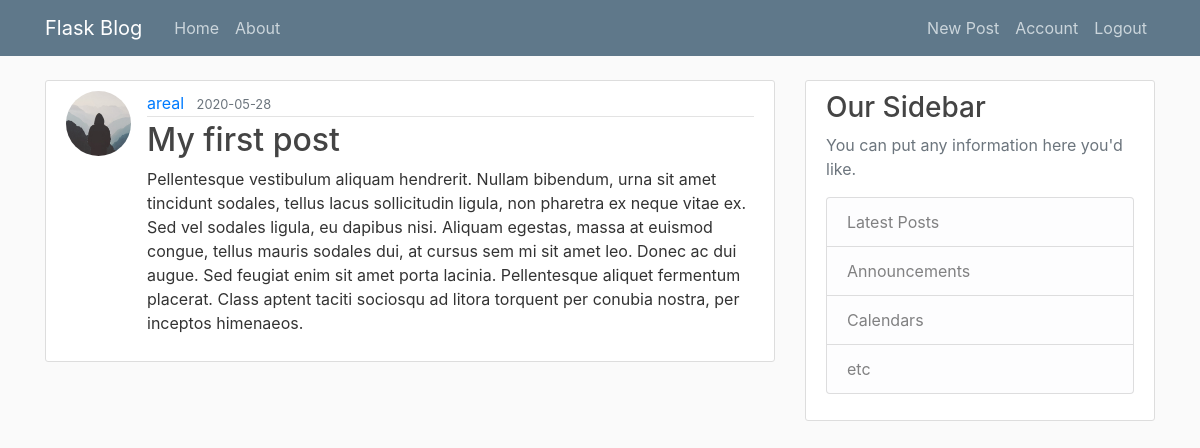
Screenshot of /post/1 (signed in) with the database file from the repository.
### flaskblog/models.py (models this page shows, shortened)
class User(db.Model, UserMixin):
    id = db.Column(db.Integer, primary_key=True)
    username = db.Column(db.String(20), unique=True, nullable=False)
    email = db.Column(db.String(120), unique=True, nullable=False)
    image_file = db.Column(db.String(20), nullable=False, default='default.jpg')
    password = db.Column(db.String(60), nullable=False)
    posts = db.relationship('Post', backref='author', lazy=True)

class Post(db.Model):
    id = db.Column(db.Integer, primary_key=True)
    title = db.Column(db.String(100), nullable=False)
    date_posted = db.Column(db.DateTime, nullable=False, default=datetime.utcnow)
    content = db.Column(db.Text, nullable=False)
    user_id = db.Column(db.Integer, db.ForeignKey('user.id'), nullable=False)

### flaskblog/routes.py (the view)
@app.route('/post/<int:post_id>')
@login_required
def post(post_id):
    post = Post.query.get_or_404(post_id)
    return render_template('post.html', title=post.title, post=post)

### flaskblog/models.py (called while the page is built)
@login_manager.user_loader
def load_user(user_id):
    return User.query.get(int(user_id))

### flaskblog/templates/post.html (shortened to what this page needs)
{% extends 'layout.html' %}
{% block content %}
    <article class="media content-section">
        <img class="rounded-circle article-img" src="{{url_for('static', filename='profile_pics/'+post.author.image_file)}}"
             alt="">
        <div class="media-body">
            <div class="article-metadata">
                <a class="mr-2" href="#">{{ post.author.username }}</a>
                <small class="text-muted">{{ post.date_posted.strftime('%Y-%m-%d') }}</small>
            </div>
            <h2 class="article-title">{{ post.title }}</h2>
            <p class="article-content">{{ post.content }}</p>
        </div>
    </article>
{% endblock content %}

### flaskblog/static/main.css (style rules this page uses)
body { background: #fafafa; color: #333333; margin-top: 5rem; }
h1, h2, h3, h4, h5, h6 { color: #444444; }
.content-section { background: #ffffff; padding: 10px 20px; border: 1px solid #dddddd; border-radius: 3px; margin-bottom: 20px; }
.article-title { color: #444444; }
.article-content { white-space: pre-line; }
.article-img { height: 65px; width: 65px; margin-right: 16px; }
.article-metadata { padding-bottom: 1px; margin-bottom: 4px; border-bottom: 1px solid #e3e3e3 }

### rows the page displays
User: image_file (placeholder picture), author.username "areal"
Post: date_posted "2020-05-28", title "My first post", content "Pellentesque vestibulum aliquam hendrerit. Nullam bibendum, urna sit amet tincidunt sodales, tellus lacus sollicitudin ligula, non pharetra ex neque vitae ex. Sed vel sodales ligula, eu dapibus nisi. Aliquam egestas, massa at euismod congue, tellus mauris sodales dui, at cursus sem mi sit amet leo. Donec ac dui augue. Sed feugiat enim sit amet porta lacinia. Pellentesque aliquet fermentum placerat. Class aptent taciti sociosqu ad litora torquent per conubia nostra, per inceptos himenaeos."
